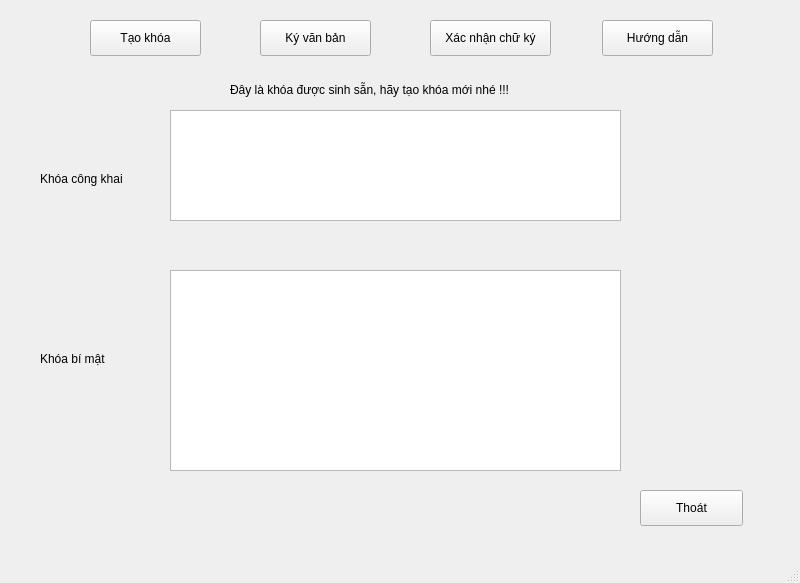
<?xml version="1.0" encoding="UTF-8"?>
<ui version="4.0">
 <class>MainWindow</class>
 <widget class="QMainWindow" name="MainWindow">
  <property name="geometry">
   <rect>
    <x>0</x>
    <y>0</y>
    <width>800</width>
    <height>583</height>
   </rect>
  </property>
  <property name="windowTitle">
   <string>MainWindow</string>
  </property>
  <widget class="QWidget" name="centralwidget">
   <widget class="QPushButton" name="pushButton_taoKhoa">
    <property name="geometry">
     <rect>
      <x>90</x>
      <y>20</y>
      <width>111</width>
      <height>36</height>
     </rect>
    </property>
    <property name="text">
     <string>Tạo khóa</string>
    </property>
   </widget>
   <widget class="QPushButton" name="pushButton_kyVanBan">
    <property name="geometry">
     <rect>
      <x>260</x>
      <y>20</y>
      <width>111</width>
      <height>36</height>
     </rect>
    </property>
    <property name="text">
     <string>Ký văn bản</string>
    </property>
   </widget>
   <widget class="QPushButton" name="pushButton_xacNhanChuKy">
    <property name="geometry">
     <rect>
      <x>430</x>
      <y>20</y>
      <width>121</width>
      <height>36</height>
     </rect>
    </property>
    <property name="text">
     <string>Xác nhận chữ ký</string>
    </property>
   </widget>
   <widget class="QPushButton" name="pushButton_huongDan">
    <property name="geometry">
     <rect>
      <x>602</x>
      <y>20</y>
      <width>111</width>
      <height>36</height>
     </rect>
    </property>
    <property name="text">
     <string>Hướng dẫn</string>
    </property>
   </widget>
   <widget class="QLabel" name="label_khoaCongKhai">
    <property name="geometry">
     <rect>
      <x>40</x>
      <y>170</y>
      <width>111</width>
      <height>17</height>
     </rect>
    </property>
    <property name="text">
     <string>Khóa công khai</string>
    </property>
   </widget>
   <widget class="QLabel" name="label_khoaBiMat">
    <property name="geometry">
     <rect>
      <x>40</x>
      <y>350</y>
      <width>101</width>
      <height>17</height>
     </rect>
    </property>
    <property name="text">
     <string>Khóa bí mật</string>
    </property>
   </widget>
   <widget class="QTextBrowser" name="textBrowser_khoaCongKhai">
    <property name="geometry">
     <rect>
      <x>170</x>
      <y>110</y>
      <width>451</width>
      <height>111</height>
     </rect>
    </property>
   </widget>
   <widget class="QTextBrowser" name="textBrowser_khoaBiMat">
    <property name="geometry">
     <rect>
      <x>170</x>
      <y>270</y>
      <width>451</width>
      <height>201</height>
     </rect>
    </property>
   </widget>
   <widget class="QLabel" name="label">
    <property name="geometry">
     <rect>
      <x>230</x>
      <y>80</y>
      <width>341</width>
      <height>19</height>
     </rect>
    </property>
    <property name="text">
     <string>Đây là khóa được sinh sẵn, hãy tạo khóa mới nhé !!!</string>
    </property>
   </widget>
   <widget class="QPushButton" name="pushButton_thoat">
    <property name="geometry">
     <rect>
      <x>640</x>
      <y>490</y>
      <width>103</width>
      <height>36</height>
     </rect>
    </property>
    <property name="text">
     <string>Thoát</string>
    </property>
   </widget>
  </widget>
  <widget class="QMenuBar" name="menubar">
   <property name="geometry">
    <rect>
     <x>0</x>
     <y>0</y>
     <width>800</width>
     <height>29</height>
    </rect>
   </property>
  </widget>
  <widget class="QStatusBar" name="statusbar"/>
 </widget>
 <resources/>
 <connections/>
</ui>
